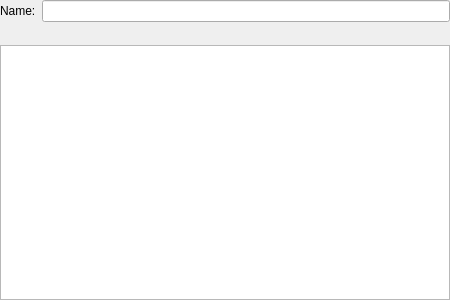
<?xml version="1.0" encoding="UTF-8"?>
<ui version="4.0">
 <class>KPlato::TaskDescriptionPanelBase</class>
 <widget class="QWidget" name="KPlato::TaskDescriptionPanelBase">
  <property name="geometry">
   <rect>
    <x>0</x>
    <y>0</y>
    <width>450</width>
    <height>300</height>
   </rect>
  </property>
  <layout class="QHBoxLayout" name="horizontalLayout">
   <property name="margin">
    <number>0</number>
   </property>
   <item>
    <layout class="QVBoxLayout" name="verticalLayout">
     <item>
      <layout class="QGridLayout" name="gridLayout">
       <item row="0" column="0">
        <widget class="QLabel" name="namelabel">
         <property name="whatsThis">
          <string>The name of the Task.</string>
         </property>
         <property name="text">
          <string>Name:</string>
         </property>
         <property name="wordWrap">
          <bool>false</bool>
         </property>
         <property name="buddy">
          <cstring>namefield</cstring>
         </property>
        </widget>
       </item>
       <item row="0" column="1">
        <widget class="QLineEdit" name="namefield">
         <property name="whatsThis">
          <string>The name of the Task.</string>
         </property>
         <property name="readOnly">
          <bool>true</bool>
         </property>
        </widget>
       </item>
      </layout>
     </item>
     <item>
      <widget class="KToolBar" name="toolbar" native="true">
       <property name="minimumSize">
        <size>
         <width>0</width>
         <height>11</height>
        </size>
       </property>
      </widget>
     </item>
     <item>
      <widget class="KRichTextWidget" name="descriptionfield"/>
     </item>
    </layout>
   </item>
  </layout>
 </widget>
 <layoutdefault spacing="6" margin="11"/>
 <customwidgets>
  <customwidget>
   <class>QLineEdit</class>
   <extends>QLineEdit</extends>
   <header>QLineEdit</header>
   <container>1</container>
  </customwidget>
  <customwidget>
   <class>KToolBar</class>
   <extends>QWidget</extends>
   <header location="global">KToolBar</header>
   <container>1</container>
  </customwidget>
  <customwidget>
   <class>KRichTextWidget</class>
   <extends>QTextEdit</extends>
   <header location="global">KRichTextWidget</header>
  </customwidget>
 </customwidgets>
 <resources/>
 <connections/>
</ui>
